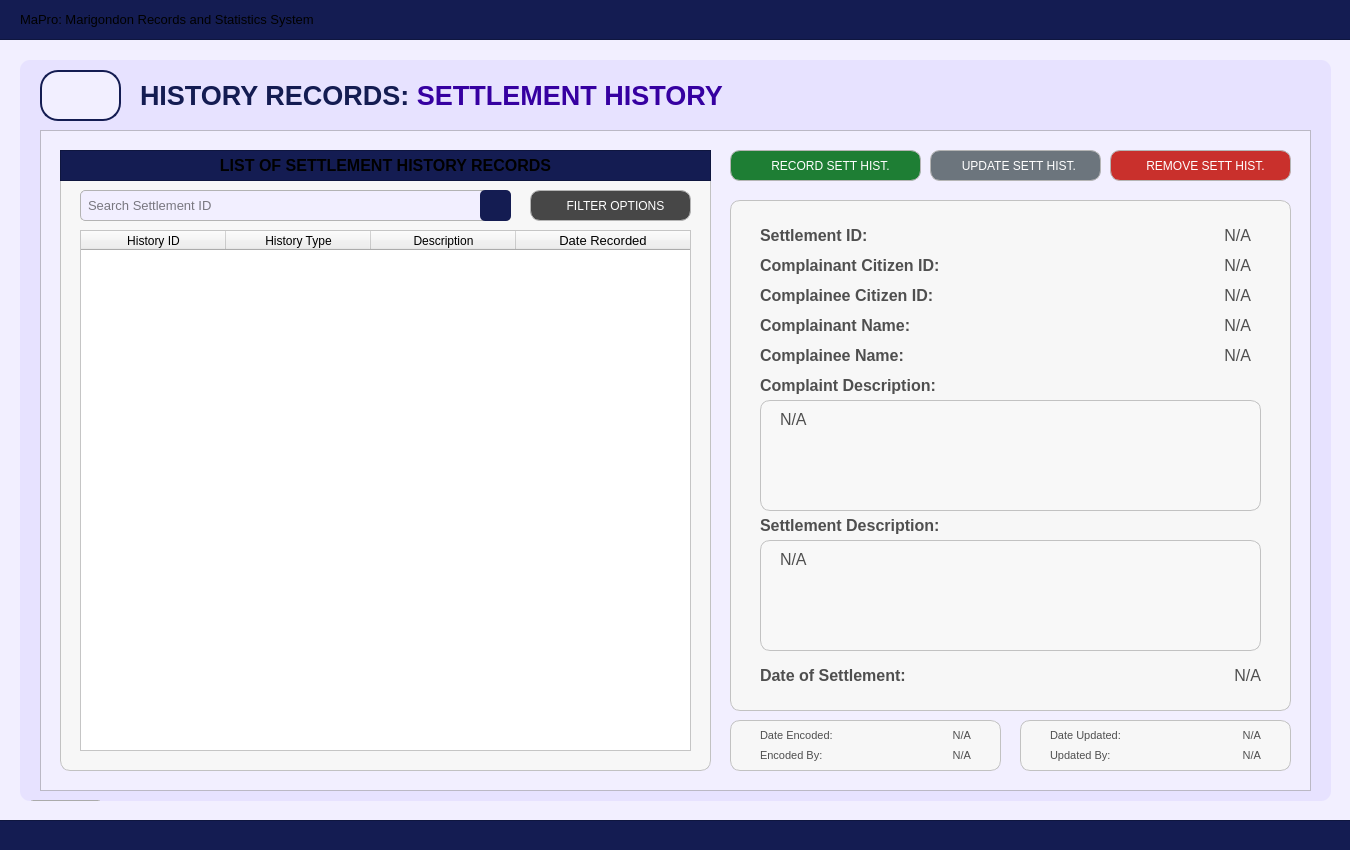
<?xml version="1.0" encoding="UTF-8"?>
<ui version="4.0">
 <class>User_dashboardWidget</class>
 <widget class="QWidget" name="User_dashboardWidget">
  <property name="geometry">
   <rect>
    <x>0</x>
    <y>0</y>
    <width>1350</width>
    <height>850</height>
   </rect>
  </property>
  <property name="sizePolicy">
   <sizepolicy hsizetype="Fixed" vsizetype="Fixed">
    <horstretch>0</horstretch>
    <verstretch>0</verstretch>
   </sizepolicy>
  </property>
  <property name="maximumSize">
   <size>
    <width>1350</width>
    <height>850</height>
   </size>
  </property>
  <property name="windowTitle">
   <string>Form</string>
  </property>
  <property name="styleSheet">
   <string notr="true">#User_dashboardWidget{
	background-color: #f2efff;
}</string>
  </property>
  <widget class="QFrame" name="border_blueLines1">
   <property name="geometry">
    <rect>
     <x>-10</x>
     <y>-1</y>
     <width>1371</width>
     <height>41</height>
    </rect>
   </property>
   <property name="styleSheet">
    <string notr="true">#border_blueLines1{
	background-color: #141c52;
}
</string>
   </property>
   <property name="frameShape">
    <enum>QFrame::Shape::StyledPanel</enum>
   </property>
   <property name="frameShadow">
    <enum>QFrame::Shadow::Raised</enum>
   </property>
   <widget class="QLabel" name="title_bodyDashboardSystemTitle">
    <property name="geometry">
     <rect>
      <x>30</x>
      <y>0</y>
      <width>1301</width>
      <height>41</height>
     </rect>
    </property>
    <property name="font">
     <font>
      <family>Arial</family>
      <pointsize>10</pointsize>
      <bold>false</bold>
     </font>
    </property>
    <property name="styleSheet">
     <string notr="true">#title_bodyDashboardSystemTitle {
	background-color: transparent;
	color: #white;
}
</string>
    </property>
    <property name="text">
     <string>MaPro: Marigondon Records and Statistics System</string>
    </property>
    <property name="alignment">
     <set>Qt::AlignmentFlag::AlignLeading|Qt::AlignmentFlag::AlignLeft|Qt::AlignmentFlag::AlignVCenter</set>
    </property>
   </widget>
  </widget>
  <widget class="QFrame" name="border_blueLines2">
   <property name="geometry">
    <rect>
     <x>-10</x>
     <y>820</y>
     <width>1381</width>
     <height>31</height>
    </rect>
   </property>
   <property name="styleSheet">
    <string notr="true">#border_blueLines2{
	background-color: #141c52;
}
</string>
   </property>
   <property name="frameShape">
    <enum>QFrame::Shape::StyledPanel</enum>
   </property>
   <property name="frameShadow">
    <enum>QFrame::Shadow::Raised</enum>
   </property>
  </widget>
  <widget class="QFrame" name="baseBodyFrame">
   <property name="geometry">
    <rect>
     <x>20</x>
     <y>60</y>
     <width>1311</width>
     <height>741</height>
    </rect>
   </property>
   <property name="styleSheet">
    <string notr="true">#baseBodyFrame {
	background-color: #e7e2ff;
	border: none;
	border-radius: 10px;
}</string>
   </property>
   <property name="frameShape">
    <enum>QFrame::Shape::StyledPanel</enum>
   </property>
   <property name="frameShadow">
    <enum>QFrame::Shadow::Raised</enum>
   </property>
   <widget class="QPushButton" name="logout_buttonLogout_3">
    <property name="geometry">
     <rect>
      <x>10</x>
      <y>740</y>
      <width>71</width>
      <height>31</height>
     </rect>
    </property>
    <property name="font">
     <font>
      <family>Arial</family>
      <pointsize>8</pointsize>
      <bold>true</bold>
     </font>
    </property>
    <property name="cursor">
     <cursorShape>PointingHandCursor</cursorShape>
    </property>
    <property name="styleSheet">
     <string notr="true">#logout_buttonLogout {
    background-color: #bc1c1c;
    color: white;
    border-radius: 5px;
    padding: 10px; /* Optional: Adjusts spacing inside the button */
}
#logout_buttonLogout:hover {
    background-color: #d82020; /* Slightly lighter blue when hovered */
}
#logout_buttonLogout:pressed {
    background-color: #8c1515; /* Darker blue when clicked */
}</string>
    </property>
    <property name="text">
     <string>LOGOUT</string>
    </property>
   </widget>
   <widget class="QLabel" name="title_bodyStatistics">
    <property name="geometry">
     <rect>
      <x>120</x>
      <y>20</y>
      <width>641</width>
      <height>31</height>
     </rect>
    </property>
    <property name="font">
     <font>
      <family>Arial</family>
      <pointsize>20</pointsize>
      <bold>true</bold>
     </font>
    </property>
    <property name="styleSheet">
     <string notr="true">#title_bodyStatistics {
	background-color: transparent;
	color: #141c52;
}
</string>
    </property>
    <property name="text">
     <string>&lt;html&gt;&lt;head/&gt;&lt;body&gt;&lt;p&gt;HISTORY RECORDS: &lt;span style=&quot; color:#3600a1;&quot;&gt;SETTLEMENT HISTORY&lt;/span&gt;&lt;/p&gt;&lt;/body&gt;&lt;/html&gt;</string>
    </property>
   </widget>
   <widget class="QFrame" name="statistics_frameBody">
    <property name="geometry">
     <rect>
      <x>20</x>
      <y>70</y>
      <width>1271</width>
      <height>661</height>
     </rect>
    </property>
    <property name="styleSheet">
     <string notr="true">#statistics_frameBody{
	background-color: #f2efff;
}</string>
    </property>
    <property name="frameShape">
     <enum>QFrame::Shape::StyledPanel</enum>
    </property>
    <property name="frameShadow">
     <enum>QFrame::Shadow::Raised</enum>
    </property>
    <widget class="QFrame" name="basePopUpBodyFrame">
     <property name="geometry">
      <rect>
       <x>20</x>
       <y>20</y>
       <width>651</width>
       <height>621</height>
      </rect>
     </property>
     <property name="styleSheet">
      <string notr="true">#basePopUpBodyFrame {
	background-color: rgb(247, 247, 247);
	border: 1px solid rgb(194, 194, 194);
	border-radius: 10px;
}</string>
     </property>
     <property name="frameShape">
      <enum>QFrame::Shape::StyledPanel</enum>
     </property>
     <property name="frameShadow">
      <enum>QFrame::Shadow::Raised</enum>
     </property>
     <widget class="QFrame" name="basePopUpTitleFrame_3">
      <property name="geometry">
       <rect>
        <x>0</x>
        <y>0</y>
        <width>651</width>
        <height>31</height>
       </rect>
      </property>
      <property name="styleSheet">
       <string notr="true">#basePopUpTitleFrame_3 {
	background-color: #141c52;
}</string>
      </property>
      <property name="frameShape">
       <enum>QFrame::Shape::StyledPanel</enum>
      </property>
      <property name="frameShadow">
       <enum>QFrame::Shadow::Raised</enum>
      </property>
      <widget class="QLabel" name="label_title_3">
       <property name="geometry">
        <rect>
         <x>0</x>
         <y>0</y>
         <width>651</width>
         <height>31</height>
        </rect>
       </property>
       <property name="font">
        <font>
         <family>Arial</family>
         <pointsize>12</pointsize>
         <bold>true</bold>
        </font>
       </property>
       <property name="styleSheet">
        <string notr="true">#label_title{
	background-color:transparent;
	color: rgb(255, 255, 255);
}</string>
       </property>
       <property name="text">
        <string>LIST OF SETTLEMENT HISTORY RECORDS</string>
       </property>
       <property name="alignment">
        <set>Qt::AlignmentFlag::AlignCenter</set>
       </property>
      </widget>
     </widget>
     <widget class="QLineEdit" name="histrec_SettlementID_fieldSearch">
      <property name="geometry">
       <rect>
        <x>20</x>
        <y>40</y>
        <width>431</width>
        <height>31</height>
       </rect>
      </property>
      <property name="font">
       <font>
        <family>Arial</family>
        <pointsize>10</pointsize>
       </font>
      </property>
      <property name="styleSheet">
       <string notr="true">#histrec_SettlementID_fieldSearch{
    border: 1px solid #b3b3b3;  /* Black border */
    border-radius: 5px;        /* Rounded corners */
    padding: 5px;               /* Inner spacing */
    background-color: #f2efff;  /* Gray background */
    color: #000000; 
}
</string>
      </property>
      <property name="text">
       <string/>
      </property>
      <property name="placeholderText">
       <string>Search Settlement ID</string>
      </property>
     </widget>
     <widget class="QPushButton" name="histrec_SettlementID_buttonSearch">
      <property name="geometry">
       <rect>
        <x>420</x>
        <y>40</y>
        <width>31</width>
        <height>31</height>
       </rect>
      </property>
      <property name="font">
       <font>
        <family>Arial</family>
        <pointsize>9</pointsize>
       </font>
      </property>
      <property name="cursor">
       <cursorShape>PointingHandCursor</cursorShape>
      </property>
      <property name="focusPolicy">
       <enum>Qt::FocusPolicy::NoFocus</enum>
      </property>
      <property name="styleSheet">
       <string notr="true">#histrec_SettlementID_buttonSearch {
    background-color:  #141c52;
    color: white;
    border-radius: 5px;
    padding: 10px; /* Optional: Adjusts spacing inside the button */
}
#histrec_SettlementID_buttonSearch:hover {
    background-color: #1a237e; /* Slightly lighter blue when hovered */
}
#histrec_SettlementID_buttonSearch:pressed {
    background-color: #0f1442; /* Darker blue when clicked */
}</string>
      </property>
      <property name="text">
       <string/>
      </property>
      <property name="icon">
       <iconset>
        <normaloff>../../../../../Desktop/CTU 2nd Year - 2nd Semester Files/PC 225L - INFORMATION MANAGEMENT LABORATORY/PROFILING_SYSTEM/Profiling-System/Assets/FuncIcons/icon_search_w.svg</normaloff>../../../../../Desktop/CTU 2nd Year - 2nd Semester Files/PC 225L - INFORMATION MANAGEMENT LABORATORY/PROFILING_SYSTEM/Profiling-System/Assets/FuncIcons/icon_search_w.svg</iconset>
      </property>
      <property name="iconSize">
       <size>
        <width>20</width>
        <height>20</height>
       </size>
      </property>
     </widget>
     <widget class="QTableWidget" name="histrec_tableView_List_RecordSettlementHistory">
      <property name="geometry">
       <rect>
        <x>20</x>
        <y>80</y>
        <width>611</width>
        <height>521</height>
       </rect>
      </property>
      <property name="styleSheet">
       <string notr="true">#histrec_tableView_List_RecordSettlementHistory {
	background-color: white;
	color: #black;
}
</string>
      </property>
      <attribute name="horizontalHeaderVisible">
       <bool>true</bool>
      </attribute>
      <attribute name="horizontalHeaderCascadingSectionResizes">
       <bool>false</bool>
      </attribute>
      <attribute name="horizontalHeaderDefaultSectionSize">
       <number>145</number>
      </attribute>
      <attribute name="horizontalHeaderShowSortIndicator" stdset="0">
       <bool>false</bool>
      </attribute>
      <attribute name="horizontalHeaderStretchLastSection">
       <bool>true</bool>
      </attribute>
      <attribute name="verticalHeaderCascadingSectionResizes">
       <bool>false</bool>
      </attribute>
      <column>
       <property name="text">
        <string>History ID</string>
       </property>
       <property name="font">
        <font>
         <family>Arial</family>
        </font>
       </property>
       <property name="background">
        <color>
         <red>59</red>
         <green>57</green>
         <blue>100</blue>
        </color>
       </property>
      </column>
      <column>
       <property name="text">
        <string>History Type</string>
       </property>
       <property name="font">
        <font>
         <family>Arial</family>
        </font>
       </property>
       <property name="background">
        <color>
         <red>59</red>
         <green>57</green>
         <blue>100</blue>
        </color>
       </property>
      </column>
      <column>
       <property name="text">
        <string>Description</string>
       </property>
       <property name="font">
        <font>
         <family>Arial</family>
        </font>
       </property>
       <property name="background">
        <color>
         <red>59</red>
         <green>57</green>
         <blue>100</blue>
        </color>
       </property>
      </column>
      <column>
       <property name="text">
        <string>Date Recorded</string>
       </property>
       <property name="font">
        <font>
         <family>Arial</family>
         <pointsize>10</pointsize>
        </font>
       </property>
       <property name="background">
        <color>
         <red>59</red>
         <green>57</green>
         <blue>100</blue>
        </color>
       </property>
      </column>
     </widget>
     <widget class="QPushButton" name="settlementhistoryList_buttonFilter">
      <property name="geometry">
       <rect>
        <x>470</x>
        <y>40</y>
        <width>161</width>
        <height>31</height>
       </rect>
      </property>
      <property name="font">
       <font>
        <family>Arial</family>
        <pointsize>9</pointsize>
       </font>
      </property>
      <property name="cursor">
       <cursorShape>PointingHandCursor</cursorShape>
      </property>
      <property name="focusPolicy">
       <enum>Qt::FocusPolicy::NoFocus</enum>
      </property>
      <property name="styleSheet">
       <string notr="true">#settlementhistoryList_buttonFilter {
    background-color:  #474747;
    color: white;
    border: 1px solid #b5b5b5;
    border-radius: 10px;
    padding: 10px; 
}

#settlementhistoryList_buttonFilter:hover {
    background-color: #636363;
    color: white; 
}

#settlementhistoryList_buttonFilter:pressed {
    background-color: #bfbfbf;
    color: white; 
}
</string>
      </property>
      <property name="text">
       <string>   FILTER OPTIONS</string>
      </property>
      <property name="icon">
       <iconset>
        <normaloff>../../../Assets/FuncIcons/icon_filter.svg</normaloff>../../../Assets/FuncIcons/icon_filter.svg</iconset>
      </property>
      <property name="iconSize">
       <size>
        <width>18</width>
        <height>18</height>
       </size>
      </property>
     </widget>
    </widget>
    <widget class="QPushButton" name="histrec_settlementhistory_button_remove">
     <property name="geometry">
      <rect>
       <x>1070</x>
       <y>20</y>
       <width>181</width>
       <height>31</height>
      </rect>
     </property>
     <property name="font">
      <font>
       <family>Arial</family>
       <pointsize>9</pointsize>
      </font>
     </property>
     <property name="cursor">
      <cursorShape>PointingHandCursor</cursorShape>
     </property>
     <property name="focusPolicy">
      <enum>Qt::FocusPolicy::NoFocus</enum>
     </property>
     <property name="styleSheet">
      <string notr="true">#histrec_settlementhistory_button_remove {
    background-color: #c9302c; /* Default red */
    color: white;
    border: 1px solid #b5b5b5; /* Light gray border */
    border-radius: 10px;
    padding: 10px; 
}

#histrec_settlementhistory_button_remove:hover {
    background-color: #d9534f; /* Brighter red when hovered */
    color: white; 
}

#histrec_settlementhistory_button_remove:pressed {
    background-color: #a52a2a; /* Darker red when pressed */
    color: white; 
}</string>
     </property>
     <property name="text">
      <string>   REMOVE SETT HIST.</string>
     </property>
     <property name="icon">
      <iconset>
       <normaloff>../../../Assets/FuncIcons/icon_del.svg</normaloff>../../../Assets/FuncIcons/icon_del.svg</iconset>
     </property>
     <property name="iconSize">
      <size>
       <width>20</width>
       <height>20</height>
      </size>
     </property>
    </widget>
    <widget class="QPushButton" name="histrec_settlementhistory_button_record">
     <property name="geometry">
      <rect>
       <x>690</x>
       <y>20</y>
       <width>191</width>
       <height>31</height>
      </rect>
     </property>
     <property name="font">
      <font>
       <family>Arial</family>
       <pointsize>9</pointsize>
      </font>
     </property>
     <property name="cursor">
      <cursorShape>PointingHandCursor</cursorShape>
     </property>
     <property name="focusPolicy">
      <enum>Qt::FocusPolicy::NoFocus</enum>
     </property>
     <property name="styleSheet">
      <string notr="true">#histrec_settlementhistory_button_record {
    background-color:  #1e7e34; /* Default green */
    color: white;
    border: 1px solid #b5b5b5;
    border-radius: 10px;
    padding: 10px; 
}

#histrec_settlementhistory_button_record:hover {
    background-color: #28a745; /* Brighter green when hovered */
    color: white; 
}

#histrec_settlementhistory_button_record:pressed {
    background-color:  #34c759; /* Darker green when pressed */
    color: white; 
}
</string>
     </property>
     <property name="text">
      <string>   RECORD SETT HIST.</string>
     </property>
     <property name="icon">
      <iconset>
       <normaloff>../../../Assets/FuncIcons/icon_add.svg</normaloff>../../../Assets/FuncIcons/icon_add.svg</iconset>
     </property>
     <property name="iconSize">
      <size>
       <width>20</width>
       <height>20</height>
      </size>
     </property>
    </widget>
    <widget class="QPushButton" name="histrec_settlementhistory_button_update">
     <property name="geometry">
      <rect>
       <x>890</x>
       <y>20</y>
       <width>171</width>
       <height>31</height>
      </rect>
     </property>
     <property name="font">
      <font>
       <family>Arial</family>
       <pointsize>9</pointsize>
      </font>
     </property>
     <property name="cursor">
      <cursorShape>PointingHandCursor</cursorShape>
     </property>
     <property name="focusPolicy">
      <enum>Qt::FocusPolicy::NoFocus</enum>
     </property>
     <property name="styleSheet">
      <string notr="true">#histrec_settlementhistory_button_update {
    background-color: #6c757d; /* Default gray */
    color: white;
    border: 1px solid #b5b5b5; /* Light gray border */
    border-radius: 10px;
    padding: 10px; 
}

#histrec_settlementhistory_button_update:hover {
    background-color: #838b94; /* Brighter gray when hovered */
    color: white; 
}

#histrec_settlementhistory_button_update:pressed {
    background-color: #5a6268; /* Darker gray when pressed */
    color: white; 
}
</string>
     </property>
     <property name="text">
      <string>  UPDATE SETT HIST.</string>
     </property>
     <property name="icon">
      <iconset>
       <normaloff>../../../Assets/FuncIcons/icon_edit.svg</normaloff>../../../Assets/FuncIcons/icon_edit.svg</iconset>
     </property>
     <property name="iconSize">
      <size>
       <width>20</width>
       <height>20</height>
      </size>
     </property>
    </widget>
    <widget class="QFrame" name="basePopUpBodyFrame_3">
     <property name="geometry">
      <rect>
       <x>690</x>
       <y>70</y>
       <width>561</width>
       <height>511</height>
      </rect>
     </property>
     <property name="styleSheet">
      <string notr="true">#basePopUpBodyFrame_3 {
	background-color: rgb(247, 247, 247);
	border: 1px solid rgb(194, 194, 194);
	border-radius: 10px;
}</string>
     </property>
     <property name="frameShape">
      <enum>QFrame::Shape::StyledPanel</enum>
     </property>
     <property name="frameShadow">
      <enum>QFrame::Shadow::Raised</enum>
     </property>
     <widget class="QLabel" name="histrec_labelCitizenID">
      <property name="geometry">
       <rect>
        <x>30</x>
        <y>50</y>
        <width>191</width>
        <height>31</height>
       </rect>
      </property>
      <property name="font">
       <font>
        <family>Arial</family>
        <pointsize>12</pointsize>
        <bold>true</bold>
       </font>
      </property>
      <property name="styleSheet">
       <string notr="true">#histrec_labelCitizenID{
	background-color:transparent;
	color:#4f4f4f;
}</string>
      </property>
      <property name="text">
       <string>Complainant Citizen ID:</string>
      </property>
      <property name="alignment">
       <set>Qt::AlignmentFlag::AlignLeading|Qt::AlignmentFlag::AlignLeft|Qt::AlignmentFlag::AlignVCenter</set>
      </property>
     </widget>
     <widget class="QLabel" name="histrec_displayCitizenID">
      <property name="geometry">
       <rect>
        <x>190</x>
        <y>50</y>
        <width>331</width>
        <height>31</height>
       </rect>
      </property>
      <property name="font">
       <font>
        <family>Arial</family>
        <pointsize>12</pointsize>
       </font>
      </property>
      <property name="styleSheet">
       <string notr="true">#histrec_displayCitizenID{
	background-color:transparent;
	color:#4f4f4f;
}</string>
      </property>
      <property name="text">
       <string>N/A</string>
      </property>
      <property name="alignment">
       <set>Qt::AlignmentFlag::AlignRight|Qt::AlignmentFlag::AlignTrailing|Qt::AlignmentFlag::AlignVCenter</set>
      </property>
     </widget>
     <widget class="QLabel" name="histrec_labelHistorySettlementDescription">
      <property name="geometry">
       <rect>
        <x>30</x>
        <y>310</y>
        <width>211</width>
        <height>31</height>
       </rect>
      </property>
      <property name="font">
       <font>
        <family>Arial</family>
        <pointsize>12</pointsize>
        <bold>true</bold>
       </font>
      </property>
      <property name="styleSheet">
       <string notr="true">#histrec_labelHistorySettlementDescription{
	background-color:transparent;
	color:#4f4f4f;
}</string>
      </property>
      <property name="text">
       <string>Settlement Description:</string>
      </property>
      <property name="alignment">
       <set>Qt::AlignmentFlag::AlignLeading|Qt::AlignmentFlag::AlignLeft|Qt::AlignmentFlag::AlignVCenter</set>
      </property>
     </widget>
     <widget class="QFrame" name="basePopUpBodyFrame_Desc">
      <property name="geometry">
       <rect>
        <x>30</x>
        <y>340</y>
        <width>501</width>
        <height>111</height>
       </rect>
      </property>
      <property name="styleSheet">
       <string notr="true">#basePopUpBodyFrame_Desc {
	background-color: rgb(248, 248, 248);
	border: 1px solid rgb(194, 194, 194);
	border-radius: 10px;
}</string>
      </property>
      <property name="frameShape">
       <enum>QFrame::Shape::StyledPanel</enum>
      </property>
      <property name="frameShadow">
       <enum>QFrame::Shadow::Raised</enum>
      </property>
      <widget class="QLabel" name="histrec_displayHistorySettlementDescription">
       <property name="geometry">
        <rect>
         <x>20</x>
         <y>10</y>
         <width>461</width>
         <height>91</height>
        </rect>
       </property>
       <property name="font">
        <font>
         <family>Arial</family>
         <pointsize>12</pointsize>
        </font>
       </property>
       <property name="styleSheet">
        <string notr="true">#histrec_displayHistorySettlementDescription{
	background-color:transparent;
	color:#4f4f4f;
}</string>
       </property>
       <property name="text">
        <string>N/A</string>
       </property>
       <property name="alignment">
        <set>Qt::AlignmentFlag::AlignLeading|Qt::AlignmentFlag::AlignLeft|Qt::AlignmentFlag::AlignTop</set>
       </property>
       <property name="wordWrap">
        <bool>true</bool>
       </property>
      </widget>
     </widget>
     <widget class="QLabel" name="histrec_labelHistoryID">
      <property name="geometry">
       <rect>
        <x>30</x>
        <y>20</y>
        <width>151</width>
        <height>31</height>
       </rect>
      </property>
      <property name="font">
       <font>
        <family>Arial</family>
        <pointsize>12</pointsize>
        <bold>true</bold>
       </font>
      </property>
      <property name="styleSheet">
       <string notr="true">#histrec_labelHistoryID{
	background-color:transparent;
	color:#4f4f4f;
}</string>
      </property>
      <property name="text">
       <string>Settlement ID:</string>
      </property>
      <property name="alignment">
       <set>Qt::AlignmentFlag::AlignLeading|Qt::AlignmentFlag::AlignLeft|Qt::AlignmentFlag::AlignVCenter</set>
      </property>
     </widget>
     <widget class="QLabel" name="histrec_displayHistoryID">
      <property name="geometry">
       <rect>
        <x>190</x>
        <y>20</y>
        <width>331</width>
        <height>31</height>
       </rect>
      </property>
      <property name="font">
       <font>
        <family>Arial</family>
        <pointsize>12</pointsize>
       </font>
      </property>
      <property name="styleSheet">
       <string notr="true">#histrec_displayHistoryID{
	background-color:transparent;
	color:#4f4f4f;
}</string>
      </property>
      <property name="text">
       <string>N/A</string>
      </property>
      <property name="alignment">
       <set>Qt::AlignmentFlag::AlignRight|Qt::AlignmentFlag::AlignTrailing|Qt::AlignmentFlag::AlignVCenter</set>
      </property>
     </widget>
     <widget class="QLabel" name="histrec_labelCitizenHistFirstName">
      <property name="geometry">
       <rect>
        <x>30</x>
        <y>110</y>
        <width>181</width>
        <height>31</height>
       </rect>
      </property>
      <property name="font">
       <font>
        <family>Arial</family>
        <pointsize>12</pointsize>
        <bold>true</bold>
       </font>
      </property>
      <property name="styleSheet">
       <string notr="true">#histrec_labelCitizenHistFirstName{
	background-color:transparent;
	color:#4f4f4f;
}</string>
      </property>
      <property name="text">
       <string>Complainant Name:</string>
      </property>
      <property name="alignment">
       <set>Qt::AlignmentFlag::AlignLeading|Qt::AlignmentFlag::AlignLeft|Qt::AlignmentFlag::AlignVCenter</set>
      </property>
     </widget>
     <widget class="QLabel" name="histrec_displayCitizenHistFirstName">
      <property name="geometry">
       <rect>
        <x>190</x>
        <y>110</y>
        <width>331</width>
        <height>31</height>
       </rect>
      </property>
      <property name="font">
       <font>
        <family>Arial</family>
        <pointsize>12</pointsize>
       </font>
      </property>
      <property name="styleSheet">
       <string notr="true">#histrec_displayCitizenHistFirstName{
	background-color:transparent;
	color:#4f4f4f;
}</string>
      </property>
      <property name="text">
       <string>N/A</string>
      </property>
      <property name="alignment">
       <set>Qt::AlignmentFlag::AlignRight|Qt::AlignmentFlag::AlignTrailing|Qt::AlignmentFlag::AlignVCenter</set>
      </property>
     </widget>
     <widget class="QLabel" name="histrec_labelCitizenHistLastName">
      <property name="geometry">
       <rect>
        <x>30</x>
        <y>140</y>
        <width>181</width>
        <height>31</height>
       </rect>
      </property>
      <property name="font">
       <font>
        <family>Arial</family>
        <pointsize>12</pointsize>
        <bold>true</bold>
       </font>
      </property>
      <property name="styleSheet">
       <string notr="true">#histrec_labelCitizenHistLastName{
	background-color:transparent;
	color:#4f4f4f;
}</string>
      </property>
      <property name="text">
       <string>Complainee Name:</string>
      </property>
      <property name="alignment">
       <set>Qt::AlignmentFlag::AlignLeading|Qt::AlignmentFlag::AlignLeft|Qt::AlignmentFlag::AlignVCenter</set>
      </property>
     </widget>
     <widget class="QLabel" name="histrec_displayCitizenHistLastName">
      <property name="geometry">
       <rect>
        <x>190</x>
        <y>140</y>
        <width>331</width>
        <height>31</height>
       </rect>
      </property>
      <property name="font">
       <font>
        <family>Arial</family>
        <pointsize>12</pointsize>
       </font>
      </property>
      <property name="styleSheet">
       <string notr="true">#histrec_displayCitizenHistLastName{
	background-color:transparent;
	color:#4f4f4f;
}</string>
      </property>
      <property name="text">
       <string>N/A</string>
      </property>
      <property name="alignment">
       <set>Qt::AlignmentFlag::AlignRight|Qt::AlignmentFlag::AlignTrailing|Qt::AlignmentFlag::AlignVCenter</set>
      </property>
     </widget>
     <widget class="QLabel" name="histrec_displayCitizenID2">
      <property name="geometry">
       <rect>
        <x>190</x>
        <y>80</y>
        <width>331</width>
        <height>31</height>
       </rect>
      </property>
      <property name="font">
       <font>
        <family>Arial</family>
        <pointsize>12</pointsize>
       </font>
      </property>
      <property name="styleSheet">
       <string notr="true">#histrec_displayCitizenID2{
	background-color:transparent;
	color:#4f4f4f;
}</string>
      </property>
      <property name="text">
       <string>N/A</string>
      </property>
      <property name="alignment">
       <set>Qt::AlignmentFlag::AlignRight|Qt::AlignmentFlag::AlignTrailing|Qt::AlignmentFlag::AlignVCenter</set>
      </property>
     </widget>
     <widget class="QLabel" name="histrec_labelCitizenID2">
      <property name="geometry">
       <rect>
        <x>30</x>
        <y>80</y>
        <width>191</width>
        <height>31</height>
       </rect>
      </property>
      <property name="font">
       <font>
        <family>Arial</family>
        <pointsize>12</pointsize>
        <bold>true</bold>
       </font>
      </property>
      <property name="styleSheet">
       <string notr="true">#histrec_labelCitizenID2{
	background-color:transparent;
	color:#4f4f4f;
}</string>
      </property>
      <property name="text">
       <string>Complainee Citizen ID:</string>
      </property>
      <property name="alignment">
       <set>Qt::AlignmentFlag::AlignLeading|Qt::AlignmentFlag::AlignLeft|Qt::AlignmentFlag::AlignVCenter</set>
      </property>
     </widget>
     <widget class="QLabel" name="histrec_labelDateSettlement">
      <property name="geometry">
       <rect>
        <x>30</x>
        <y>460</y>
        <width>161</width>
        <height>31</height>
       </rect>
      </property>
      <property name="font">
       <font>
        <family>Arial</family>
        <pointsize>12</pointsize>
        <bold>true</bold>
       </font>
      </property>
      <property name="styleSheet">
       <string notr="true">#histrec_labelDateSettlement{
	background-color:transparent;
	color:#4f4f4f;
}</string>
      </property>
      <property name="text">
       <string>Date of Settlement:</string>
      </property>
      <property name="alignment">
       <set>Qt::AlignmentFlag::AlignLeading|Qt::AlignmentFlag::AlignLeft|Qt::AlignmentFlag::AlignVCenter</set>
      </property>
     </widget>
     <widget class="QLabel" name="histrec_displayDateSettlement">
      <property name="geometry">
       <rect>
        <x>180</x>
        <y>460</y>
        <width>351</width>
        <height>31</height>
       </rect>
      </property>
      <property name="font">
       <font>
        <family>Arial</family>
        <pointsize>12</pointsize>
       </font>
      </property>
      <property name="styleSheet">
       <string notr="true">#histrec_displayDateSettlement{
	background-color:transparent;
	color:#4f4f4f;
}</string>
      </property>
      <property name="text">
       <string>N/A</string>
      </property>
      <property name="alignment">
       <set>Qt::AlignmentFlag::AlignRight|Qt::AlignmentFlag::AlignTrailing|Qt::AlignmentFlag::AlignVCenter</set>
      </property>
     </widget>
     <widget class="QLabel" name="histrec_labelHistoryComplaintDescription">
      <property name="geometry">
       <rect>
        <x>30</x>
        <y>170</y>
        <width>221</width>
        <height>31</height>
       </rect>
      </property>
      <property name="font">
       <font>
        <family>Arial</family>
        <pointsize>12</pointsize>
        <bold>true</bold>
       </font>
      </property>
      <property name="styleSheet">
       <string notr="true">#histrec_labelHistoryComplaintDescription{
	background-color:transparent;
	color:#4f4f4f;
}</string>
      </property>
      <property name="text">
       <string>Complaint Description:</string>
      </property>
      <property name="alignment">
       <set>Qt::AlignmentFlag::AlignLeading|Qt::AlignmentFlag::AlignLeft|Qt::AlignmentFlag::AlignVCenter</set>
      </property>
     </widget>
     <widget class="QFrame" name="basePopUpBodyFrame_Desc_2">
      <property name="geometry">
       <rect>
        <x>30</x>
        <y>200</y>
        <width>501</width>
        <height>111</height>
       </rect>
      </property>
      <property name="styleSheet">
       <string notr="true">#basePopUpBodyFrame_Desc_2 {
	background-color: rgb(248, 248, 248);
	border: 1px solid rgb(194, 194, 194);
	border-radius: 10px;
}</string>
      </property>
      <property name="frameShape">
       <enum>QFrame::Shape::StyledPanel</enum>
      </property>
      <property name="frameShadow">
       <enum>QFrame::Shadow::Raised</enum>
      </property>
      <widget class="QLabel" name="histrec_displayHistoryComplaintDescription">
       <property name="geometry">
        <rect>
         <x>20</x>
         <y>10</y>
         <width>461</width>
         <height>91</height>
        </rect>
       </property>
       <property name="font">
        <font>
         <family>Arial</family>
         <pointsize>12</pointsize>
        </font>
       </property>
       <property name="styleSheet">
        <string notr="true">#histrec_displayHistoryComplaintDescription{
	background-color:transparent;
	color:#4f4f4f;
}</string>
       </property>
       <property name="text">
        <string>N/A</string>
       </property>
       <property name="alignment">
        <set>Qt::AlignmentFlag::AlignLeading|Qt::AlignmentFlag::AlignLeft|Qt::AlignmentFlag::AlignTop</set>
       </property>
       <property name="wordWrap">
        <bool>true</bool>
       </property>
      </widget>
     </widget>
    </widget>
    <widget class="QFrame" name="basePopUpBodyFrame_4">
     <property name="geometry">
      <rect>
       <x>690</x>
       <y>590</y>
       <width>271</width>
       <height>51</height>
      </rect>
     </property>
     <property name="styleSheet">
      <string notr="true">#basePopUpBodyFrame_4 {
	background-color: rgb(247, 247, 247);
	border: 1px solid rgb(194, 194, 194);
	border-radius: 10px;
}</string>
     </property>
     <property name="frameShape">
      <enum>QFrame::Shape::StyledPanel</enum>
     </property>
     <property name="frameShadow">
      <enum>QFrame::Shadow::Raised</enum>
     </property>
     <widget class="QLabel" name="label_DateEncoded">
      <property name="geometry">
       <rect>
        <x>30</x>
        <y>0</y>
        <width>81</width>
        <height>31</height>
       </rect>
      </property>
      <property name="font">
       <font>
        <family>Arial</family>
        <pointsize>8</pointsize>
       </font>
      </property>
      <property name="styleSheet">
       <string notr="true">#label_DateEncoded{
	background-color:transparent;
	color:#4f4f4f;
}</string>
      </property>
      <property name="text">
       <string>Date Encoded:</string>
      </property>
      <property name="alignment">
       <set>Qt::AlignmentFlag::AlignLeading|Qt::AlignmentFlag::AlignLeft|Qt::AlignmentFlag::AlignVCenter</set>
      </property>
     </widget>
     <widget class="QLabel" name="display_DateEncoded">
      <property name="geometry">
       <rect>
        <x>130</x>
        <y>0</y>
        <width>111</width>
        <height>31</height>
       </rect>
      </property>
      <property name="font">
       <font>
        <family>Arial</family>
        <pointsize>8</pointsize>
       </font>
      </property>
      <property name="styleSheet">
       <string notr="true">#display_DateEncoded{
	background-color:transparent;
	color:#4f4f4f;
}</string>
      </property>
      <property name="text">
       <string>N/A</string>
      </property>
      <property name="alignment">
       <set>Qt::AlignmentFlag::AlignRight|Qt::AlignmentFlag::AlignTrailing|Qt::AlignmentFlag::AlignVCenter</set>
      </property>
     </widget>
     <widget class="QLabel" name="display_EncodedBy">
      <property name="geometry">
       <rect>
        <x>130</x>
        <y>20</y>
        <width>111</width>
        <height>31</height>
       </rect>
      </property>
      <property name="font">
       <font>
        <family>Arial</family>
        <pointsize>8</pointsize>
       </font>
      </property>
      <property name="styleSheet">
       <string notr="true">#display_EncodedBy{
	background-color:transparent;
	color:#4f4f4f;
}</string>
      </property>
      <property name="text">
       <string>N/A</string>
      </property>
      <property name="alignment">
       <set>Qt::AlignmentFlag::AlignRight|Qt::AlignmentFlag::AlignTrailing|Qt::AlignmentFlag::AlignVCenter</set>
      </property>
     </widget>
     <widget class="QLabel" name="label_EncodedBy">
      <property name="geometry">
       <rect>
        <x>30</x>
        <y>20</y>
        <width>81</width>
        <height>31</height>
       </rect>
      </property>
      <property name="font">
       <font>
        <family>Arial</family>
        <pointsize>8</pointsize>
       </font>
      </property>
      <property name="styleSheet">
       <string notr="true">#label_EncodedBy{
	background-color:transparent;
	color:#4f4f4f;
}</string>
      </property>
      <property name="text">
       <string>Encoded By:</string>
      </property>
      <property name="alignment">
       <set>Qt::AlignmentFlag::AlignLeading|Qt::AlignmentFlag::AlignLeft|Qt::AlignmentFlag::AlignVCenter</set>
      </property>
     </widget>
    </widget>
    <widget class="QFrame" name="basePopUpBodyFrame_5">
     <property name="geometry">
      <rect>
       <x>980</x>
       <y>590</y>
       <width>271</width>
       <height>51</height>
      </rect>
     </property>
     <property name="styleSheet">
      <string notr="true">#basePopUpBodyFrame_5 {
	background-color: rgb(247, 247, 247);
	border: 1px solid rgb(194, 194, 194);
	border-radius: 10px;
}</string>
     </property>
     <property name="frameShape">
      <enum>QFrame::Shape::StyledPanel</enum>
     </property>
     <property name="frameShadow">
      <enum>QFrame::Shadow::Raised</enum>
     </property>
     <widget class="QLabel" name="label_DateUpdated">
      <property name="geometry">
       <rect>
        <x>30</x>
        <y>0</y>
        <width>81</width>
        <height>31</height>
       </rect>
      </property>
      <property name="font">
       <font>
        <family>Arial</family>
        <pointsize>8</pointsize>
       </font>
      </property>
      <property name="styleSheet">
       <string notr="true">#label_DateUpdated{
	background-color:transparent;
	color:#4f4f4f;
}</string>
      </property>
      <property name="text">
       <string>Date Updated:</string>
      </property>
      <property name="alignment">
       <set>Qt::AlignmentFlag::AlignLeading|Qt::AlignmentFlag::AlignLeft|Qt::AlignmentFlag::AlignVCenter</set>
      </property>
     </widget>
     <widget class="QLabel" name="display_DateUpdated">
      <property name="geometry">
       <rect>
        <x>130</x>
        <y>0</y>
        <width>111</width>
        <height>31</height>
       </rect>
      </property>
      <property name="font">
       <font>
        <family>Arial</family>
        <pointsize>8</pointsize>
       </font>
      </property>
      <property name="styleSheet">
       <string notr="true">#display_DateUpdated{
	background-color:transparent;
	color:#4f4f4f;
}</string>
      </property>
      <property name="text">
       <string>N/A</string>
      </property>
      <property name="alignment">
       <set>Qt::AlignmentFlag::AlignRight|Qt::AlignmentFlag::AlignTrailing|Qt::AlignmentFlag::AlignVCenter</set>
      </property>
     </widget>
     <widget class="QLabel" name="display_UpdatedBy">
      <property name="geometry">
       <rect>
        <x>130</x>
        <y>20</y>
        <width>111</width>
        <height>31</height>
       </rect>
      </property>
      <property name="font">
       <font>
        <family>Arial</family>
        <pointsize>8</pointsize>
       </font>
      </property>
      <property name="styleSheet">
       <string notr="true">#display_UpdatedBy{
	background-color:transparent;
	color:#4f4f4f;
}</string>
      </property>
      <property name="text">
       <string>N/A</string>
      </property>
      <property name="alignment">
       <set>Qt::AlignmentFlag::AlignRight|Qt::AlignmentFlag::AlignTrailing|Qt::AlignmentFlag::AlignVCenter</set>
      </property>
     </widget>
     <widget class="QLabel" name="label_UpdatedBy">
      <property name="geometry">
       <rect>
        <x>30</x>
        <y>20</y>
        <width>81</width>
        <height>31</height>
       </rect>
      </property>
      <property name="font">
       <font>
        <family>Arial</family>
        <pointsize>8</pointsize>
       </font>
      </property>
      <property name="styleSheet">
       <string notr="true">#label_UpdatedBy{
	background-color:transparent;
	color:#4f4f4f;
}</string>
      </property>
      <property name="text">
       <string>Updated By:</string>
      </property>
      <property name="alignment">
       <set>Qt::AlignmentFlag::AlignLeading|Qt::AlignmentFlag::AlignLeft|Qt::AlignmentFlag::AlignVCenter</set>
      </property>
     </widget>
    </widget>
   </widget>
   <widget class="QToolButton" name="btn_returnToHistoryRecordPage">
    <property name="geometry">
     <rect>
      <x>20</x>
      <y>10</y>
      <width>81</width>
      <height>51</height>
     </rect>
    </property>
    <property name="styleSheet">
     <string notr="true">#btn_returnToHistoryRecordPage {
    background-color: #f2efff;
    color: #141c52;
	border: 2px solid #141c52; 
	border-radius: 18px;
	text-align: left;
    padding: 10px; /* Optional: Adjusts spacing inside the button */
}
#btn_returnToHistoryRecordPage:hover {
    background-color: #fdfdff; /* Slightly lighter blue when hovered */
}
#btn_returnToHistoryRecordPage:pressed {
    background-color: #e7e5f4; /* Darker blue when clicked */
}

</string>
    </property>
    <property name="text">
     <string/>
    </property>
    <property name="icon">
     <iconset>
      <normaloff>../../../Assets/FuncIcons/img_return.png</normaloff>../../../Assets/FuncIcons/img_return.png</iconset>
    </property>
    <property name="iconSize">
     <size>
      <width>25</width>
      <height>25</height>
     </size>
    </property>
   </widget>
  </widget>
 </widget>
 <resources/>
 <connections/>
</ui>
